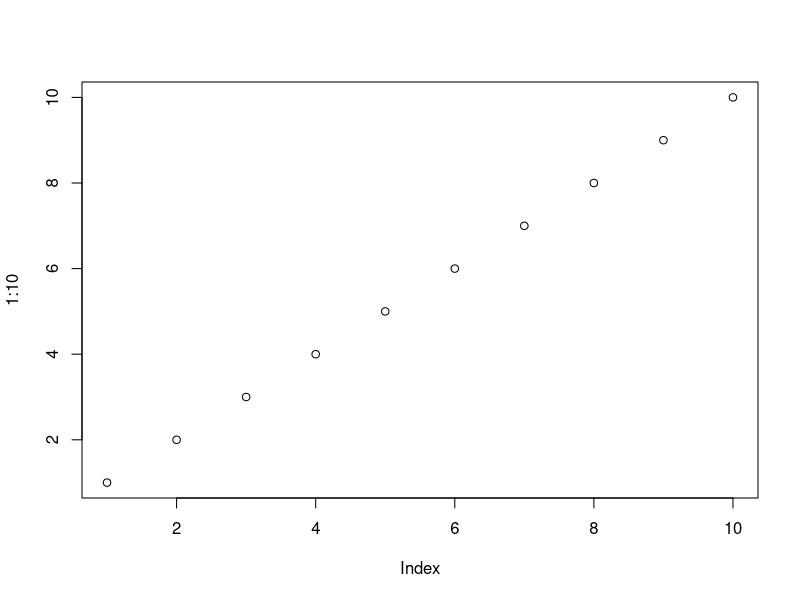
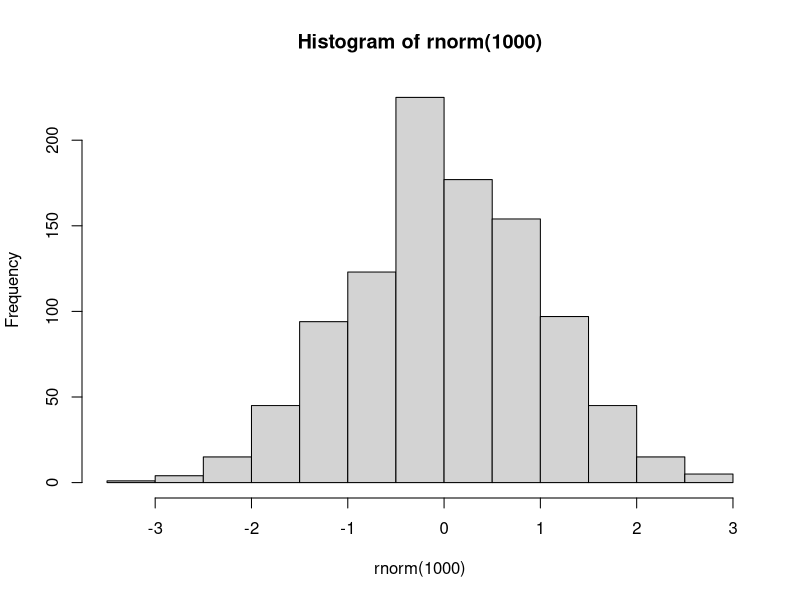

The R script that drew these images, in order:
## ---- chunk 1
1+1
.4-.7+.3 # what? it is not zero!
## ---- chunk 2
plot(1:10)
hist(rnorm(1000))
## ---- chunk 3
strsplit('hello indented world', ' ')[[1]]
